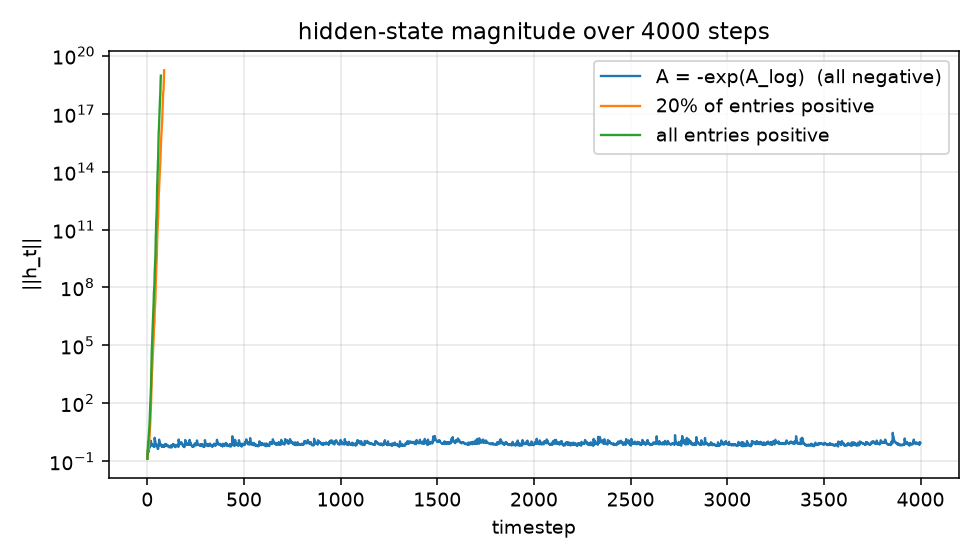

This chart was generated by the following Python code:
import matplotlib
matplotlib.use("Agg")
import matplotlib.pyplot as plt
import torch
import torch.nn.functional as F

from ssm import SelectiveSSM


def run_with_A(ssm, x, A):
    Bsz, L, D = x.shape
    B, C, dt = ssm.x_proj(x).split([ssm.d_state, ssm.d_state, 1], dim=-1)
    delta = F.softplus(dt + ssm.dt_bias)

    h = torch.zeros(Bsz, D, ssm.d_state)
    norms = []
    for t in range(L):
        dt_t = delta[:, t].unsqueeze(-1)
        h = torch.exp(dt_t * A) * h + dt_t * B[:, t].unsqueeze(1) * x[:, t].unsqueeze(-1)
        norms.append(h.flatten().norm())
    return torch.stack(norms)


def main(L=4000, d_model=16, d_state=8, seed=0):
    torch.manual_seed(seed)
    ssm = SelectiveSSM(d_model, d_state)
    x = torch.randn(1, L, d_model)

    A_neg = -torch.exp(ssm.A_log.detach())         

    A_mixed = A_neg.clone()                       
    idx = torch.randperm(A_mixed.numel())[: int(0.2 * A_mixed.numel())]
    A_mixed.view(-1)[idx] *= -1

    A_pos = -A_neg                                 

    curves = {
        "A = -exp(A_log)  (all negative)": run_with_A(ssm, x, A_neg),
        "20% of entries positive": run_with_A(ssm, x, A_mixed),
        "all entries positive": run_with_A(ssm, x, A_pos),
    }

    plt.figure(figsize=(7, 4))
    for name, c in curves.items():
        plt.plot(c.detach().numpy(), label=name, lw=1.2)
    plt.yscale("log")
    plt.xlabel("timestep")
    plt.ylabel("||h_t||")
    plt.title(f"hidden-state magnitude over {L} steps")
    plt.legend()
    plt.grid(alpha=0.3)
    plt.tight_layout()
    plt.savefig("stability.png", dpi=140)
    print("wrote stability.png\n")

    for name, c in curves.items():
        finite = torch.isfinite(c)
        blew_up = (~finite).nonzero()
        where = f"overflowed at t={blew_up[0].item()}" if len(blew_up) else "stayed finite"
        print(f"{name:34s} start {c[0]:.3g}  end {c[-1]:.3g}  ({where})")


if __name__ == "__main__":
    main()
